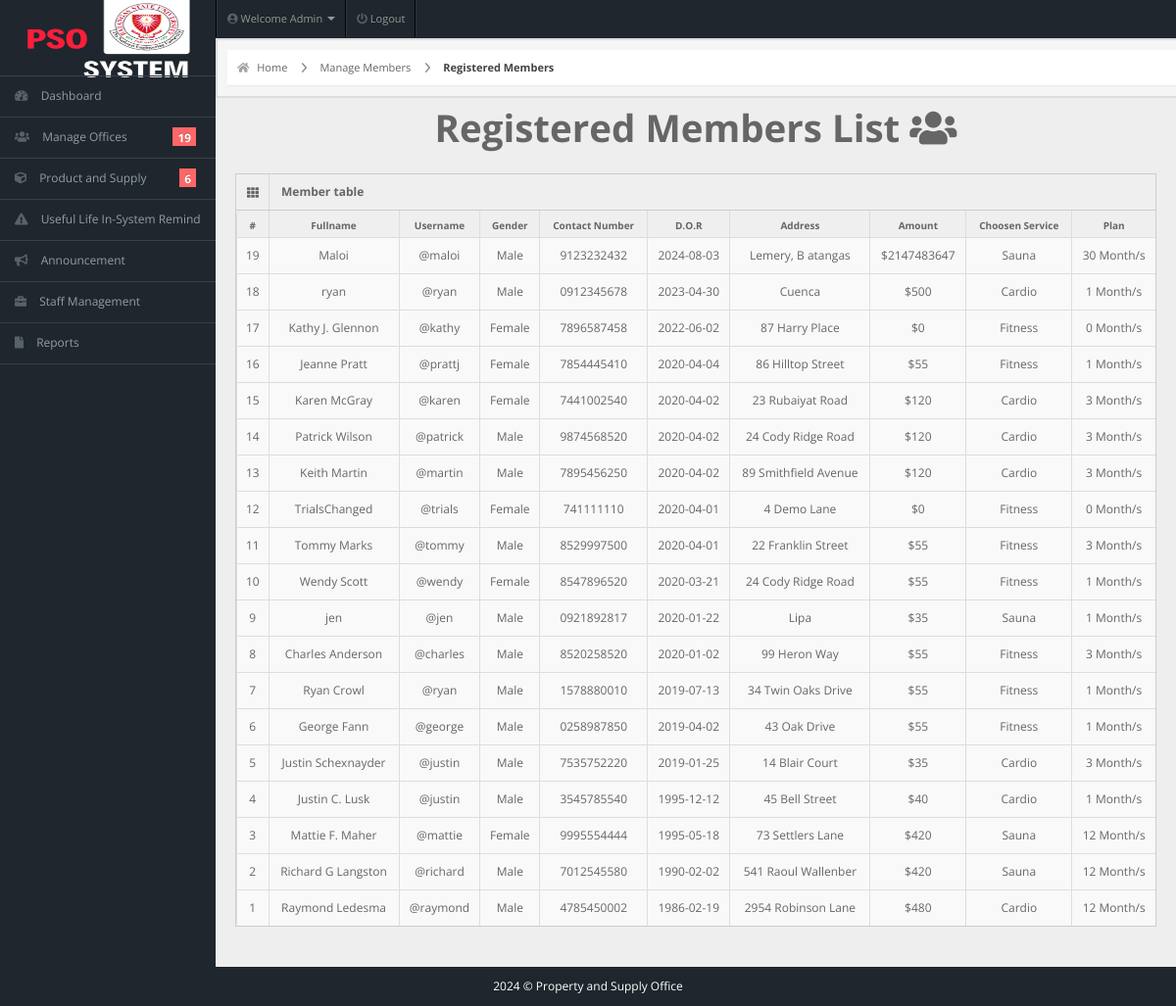
/admin/members.php (signed in), run on an earlier commit of the app's database.
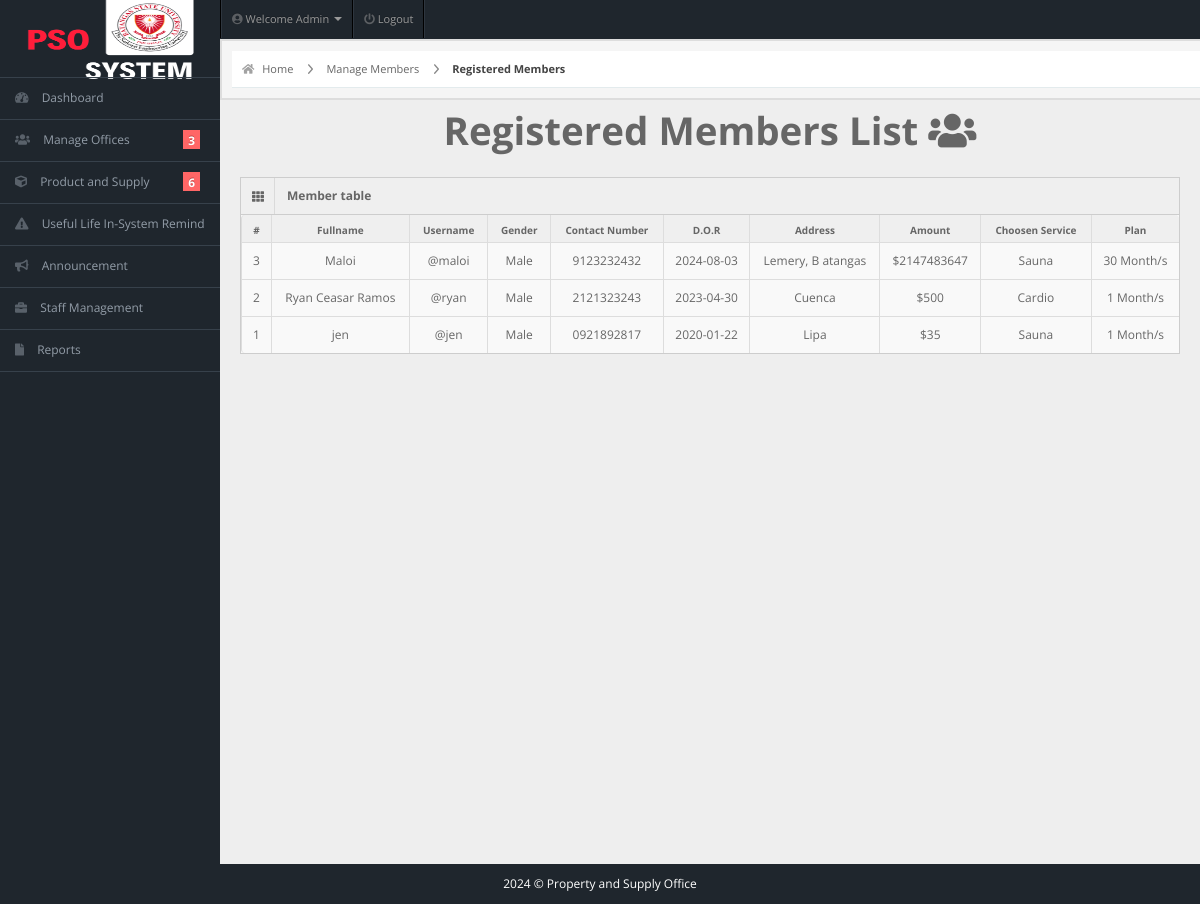
And on a later commit of the database.
### tables this page shows
CREATE TABLE IF NOT EXISTS `members` (
  `user_id` int NOT NULL AUTO_INCREMENT,
  `fullname` varchar(20) NOT NULL,
  `username` varchar(20) NOT NULL,
  `email` varchar(255) NOT NULL,
  `password` varchar(100) NOT NULL,
  `gender` varchar(20) NOT NULL,
  `dor` date NOT NULL,
  `profile_picture` varchar(255) DEFAULT NULL,
  `services` varchar(50) NOT NULL,
  `amount` int NOT NULL,
  `paid_date` date NOT NULL,
  `p_year` int NOT NULL,
  `plan` varchar(100) NOT NULL,
  `address` varchar(20) NOT NULL,
  `contact` varchar(10) NOT NULL,
  `status` varchar(20) NOT NULL DEFAULT 'Active',
  `attendance_count` int NOT NULL,
  `ini_weight` int NOT NULL DEFAULT '0',
  `curr_weight` int NOT NULL DEFAULT '0',
  `ini_bodytype` varchar(50) NOT NULL,
  `curr_bodytype` varchar(50) NOT NULL,
  `progress_date` date NOT NULL,
  `reminder` int NOT NULL DEFAULT '0',
  PRIMARY KEY (`user_id`)
);

### admin/members.php (the view, shortened to what this page needs)
<!DOCTYPE html>
<html lang="en">
<head>
  <link rel="stylesheet" href="../css/bootstrap.min.css" />
  <link rel="stylesheet" href="../css/bootstrap-responsive.min.css" />
  <link rel="stylesheet" href="../css/fullcalendar.css" />
  <link rel="stylesheet" href="../css/matrix-style.css" />
  <link rel="stylesheet" href="../css/matrix-media.css" />
  <link href="../font-awesome/css/fontawesome.css" rel="stylesheet" />
  <link href="../font-awesome/css/all.css" rel="stylesheet" />
  <link rel="stylesheet" href="../css/jquery.gritter.css" />
</head>
<body>
  <?php include 'includes/topheader.php' ?>
  <?php $page = "members";
  include 'includes/sidebar.php' ?>
  <div id="content">
    <div id="content-header">
      <div id="breadcrumb">
        <a href="#" title="Go to Home" class="tip-bottom"><i class="fas fa-home"></i> Home</a>
        <a href="#" class="tip-bottom">Manage Members</a>
        <a href="#" class="current">Registered Members</a>
      </div>
    </div>
    <div class="container-fluid">
      <h1 class="text-center">Registered Members List <i class="fas fa-users"></i></h1>
      <div class="row-fluid">
        <div class="span12">
          <div class='widget-box'>
            <div class='widget-title'>
              <span class='icon'> <i class='fas fa-th'></i> </span>
              <h5>Member table</h5>
            </div>
            <div class='widget-content nopadding'>
              <?php
              include "dbcon.php";
              $qry = "SELECT * FROM members ORDER BY dor DESC";
              $result = mysqli_query($con, $qry);
              if ($result) {
                $total_members = mysqli_num_rows($result);
                $cnt = $total_members;
                echo "<table class='table table-bordered table-hover'>
                                <thead>
                                    <tr>
                                        <th>#</th>
                                        <th>Fullname</th>
                                        <th>Username</th>
                                        <th>Gender</th>
                                        <th>Contact Number</th>
                                        <th>D.O.R</th>
                                        <th>Address</th>
                                        <th>Amount</th>
                                        <th>Choosen Service</th>
                                        <th>Plan</th>
                                    </tr>
                                </thead>
                                <tbody>";
                while ($row = mysqli_fetch_assoc($result)) {
                  echo "<tr>
                                    <td><div class='text-center'>" . $cnt . "</div></td>
                                    <td><div class='text-center'>" . $row['fullname'] . "</div></td>
                                    <td><div class='text-center'>@" . $row['username'] . "</div></td>
                                    <td><div class='text-center'>" . $row['gender'] . "</div></td>
                                    <td><div class='text-center'>" . $row['contact'] . "</div></td>
                                    <td><div class='text-center'>" . $row['dor'] . "</div></td>
                                    <td><div class='text-center'>" . $row['address'] . "</div></td>
                                    <td><div class='text-center'>$" . $row['amount'] . "</div></td>
                                    <td><div class='text-center'>" . $row['services'] . "</div></td>
                                    <td><div class='text-center'>" . $row['plan'] . " Month/s</div></td>
                                    </tr>";
                  $cnt--;
                }
                echo "</tbody></table>";
              } else {
                echo "Error: " . mysqli_error($con);
              }
              ?>
            </div>
          </div>
        </div>
      </div>
    </div>
  </div>
  <?php include 'includes/footer.php'; ?>
</body>
</html>

### admin/includes/topheader.php (shortened to what this page needs)
<div id="header">
  <img class="logo-large" src="../img/header_logo.png" alt="Logo" style="width: 200px; height: 80px;">
</div>
<div id="user-nav" class="navbar navbar-inverse">
  <ul class="nav right">
    <li class="dropdown" id="profile-messages">
      <a title="" href="#" data-toggle="dropdown" data-target="#profile-messages" class="dropdown-toggle">
        <i class="fas fa-user-circle"></i> <span class="text"> Welcome Admin </span><b class="caret"></b>
      </a>
    </li>
    <li class=""><a title="" href="../logout.php"><i class="fas fa-power-off"></i> <span class="text">Logout</span></a></li>
  </ul>
</div>

### admin/includes/sidebar.php (shortened to what this page needs)
<div id="sidebar"><a href="#" class="visible-phone"><i class="fas fa-home"></i> Dashboard</a>
  <ul>
    <li class="<?php if ($page == 'dashboard') {
                  echo 'active';
                } ?>"><a href="index.php"><i class="fas fa-tachometer-alt"></i> <span>Dashboard</span></a> </li>
    <li class="submenu"> <a href="#"><i class="fas fa-users"></i> <span>Manage Offices</span> <span class="label label-important"><?php include 'dashboard-usercount.php'; ?> </span></a>
    </li>
    <li class="submenu"> <a href="#"><i class="fas fa-cube"></i> <span>Product and Supply</span> <span class="label label-important"><?php include 'dashboard-equipcount.php'; ?> </span></a>
    </li>
    <li class="<?php if ($page == 'payment') {
                  echo 'active';
                } ?>"><a href="payment.php"><i class="fas fa-exclamation-triangle"></i> <span>Useful Life In-System Remind</span></a></li>
    <li class="<?php if ($page == 'announcement') {
                  echo 'active';
                } ?>"><a href="announcement.php"><i class="fas fa-bullhorn"></i> <span>Announcement</span></a></li>
    <li class="<?php if ($page == 'staff-management') {
                  echo 'active';
                } ?>"><a href="staffs.php"><i class="fas fa-briefcase"></i> <span>Staff Management</span></a></li>
    <li class="submenu"> <a href="#"><i class="fas fa-file"></i> <span>Reports</span></a>
    </li>
  </ul>
</div>

### admin/dashboard-usercount.php (shortened to what this page needs)
<?php
$servername = "localhost";
$uname = "root";
$pass = "";
$db = "pso_inventory";
$conn = mysqli_connect($servername, $uname, $pass, $db);
$sql = "SELECT * FROM members";
$query = $conn->query($sql);
echo "$query->num_rows";

### admin/dashboard-equipcount.php (shortened to what this page needs)
<?php
$servername = "localhost";
$uname = "root";
$pass = "";
$db = "pso_inventory";
$conn = mysqli_connect($servername, $uname, $pass, $db);
$sql = "SELECT * FROM equipment";
$query = $conn->query($sql);
echo "$query->num_rows";
?>

### admin/includes/footer.php (shortened to what this page needs)
<div class="row-fluid">
    <div id="footer" class="span12"> <?php echo date("Y"); ?> &copy; Property and Supply Office</a> </div>
</div>

### css/matrix-style.css (style rules this page uses)
* { outline: none !important; -moz-outline: none !important; }
html, body { height: 100%; }
body { overflow-x: hidden; margin-top: -10px; font-family: "Open Sans", sans-serif; font-size: 12px; color: #666; }
a { color: #666; }
select, textarea, input[type="text"], input[type="password"], input[type="datetime"], input[type="datetime-local"], input[type="date"], input[type="month"], input[type="time"], input[type="week"], input[type="number"], input[type="email"], input[type="url"], input[type="search"], input[type="tel"], input[type="color"], .uneditable-input, .label, .dropdown-menu, .btn, .well, .progress, .table-bordered, .btn-group > .btn:first-child, .btn-group > .btn:last-child, .btn-group > .btn:last-child, .btn-group > .dropdown-toggle, .alert { border-radius: 0px; }
#footer { padding: 10px; text-align: center; }
.label-important, .badge-important { background: #f74d4d; }
#header { height: 77px; position: relative; width: 100%; z-index: -9; }
#user-nav { position: absolute; left: 220px; top: 0px; z-index: 20; margin: 0; }
#user-nav > ul { margin: 0; padding: 0; list-style: none; border-right: 1px solid #2e363f; border-left: 1px solid #000; }
#user-nav > ul > li { float: left; list-style-type: none; margin: 0; position: relative; padding: 0; border-left: 1px solid #2e363f; border-right: 1px solid #000; }
#user-nav > ul > li > a { padding: 9px 10px; display: block; font-size: 11px; }
#user-nav > ul > li > a > i, #sidebar li a i { opacity: 0.5; margin-top: 2px; }
#sidebar { display: block; float: left; position: relative; width: 220px; z-index: 16; }
#sidebar > ul { list-style: none; margin: 0px 0 0; padding: 0; position: absolute; width: 220px; }
#sidebar > ul > li { display: block; position: relative; }
#sidebar > ul > li > a { padding: 10px 0 10px 15px; display: block; color: #939da8; }
#sidebar > ul > li > a > i { margin-right: 10px; }
#sidebar > ul > li > a > .label { margin: 0 20px 0 0; float: right; padding: 3px 5px 2px; }
#content { background: none repeat scroll 0 0 #eeeeee; margin-left: 220px; margin-right: 0; padding-bottom: 25px; position: relative; min-height: 100%; width: auto; }
#content-header { position: abslute; width: 100%; margin-top: -38px; z-index: 20; }
#breadcrumb { background-color: #fff; border-bottom: 1px solid #e3ebed; }
#breadcrumb a { padding: 8px 20px 8px 10px; display: inline-block; background-image: url("../img/breadcrumb.png"); background-position: center right; background-repeat: no-repeat; font-size: 11px; color: #666666; }
#breadcrumb a:last-child { background-image: none; }
#breadcrumb a.current { font-weight: bold; color: #444444; }
#breadcrumb a i { margin-right: 5px; opacity: 0.6; }
.widget-box { background: none repeat scroll 0 0 #f9f9f9; border-left: 1px solid #cdcdcd; border-top: 1px solid #cdcdcd; border-right: 1px solid #cdcdcd; clear: both; margin-top: 16px; margin-bottom: 16px; position: relative; }
.widget-title, .modal-header, .table th, div.dataTables_wrapper .ui-widget-header { background: #efefef; border-bottom: 1px solid #cdcdcd; height: 36px; }
.widget-title span.icon { padding: 9px 10px 7px 11px; float: left; border-right: 1px solid #dadada; }
.widget-title h5 { color: #666; float: left; font-size: 12px; font-weight: bold; padding: 12px; line-height: 12px; margin: 0; }
.widget-content { padding: 15px; border-bottom: 1px solid #cdcdcd; }
.table th { height: auto; font-size: 10px; padding: 5px 10px 2px; border-bottom: 0; text-align: center; color: #666666; }
.nopadding { padding: 0 !important; }
.nopadding .table { margin-bottom: 0; }
.nopadding .table-bordered { border: 0; }

### css/matrix-media.css (style rules this page uses)
body { background:#2E363F; }
#header { background-color: #1f262d; margin-top:10px; }
#sidebar > ul { border-bottom: 1px solid #37414b }
#sidebar > ul > li { border-top: 1px solid #37414b; border-bottom: 1px solid #1f262d; }
#sidebar > ul > li > a > .label { background-color:#F66; }

### admin/includes/topheader.php (style rules this page uses)
#header img { position: absolute; left: 10px; margin-bottom: 20px; }
#content #content-header { border: 2px solid #ddd; padding: 10px; background-color: #f5f5f5; }

### admin/includes/sidebar.php (style rules this page uses)
body { background-color: #1f262d; }
#header img { position: absolute; left: 10px; margin-bottom: 20px; }

### admin/includes/footer.php (style rules this page uses)
#footer { color: white; }

What changed in the data, as far as the page shows it:
removed members: fullname "Kathy J. Glennon", username "kathy", gender "Female", contact "7896587458", dor "2022-06-02", address "87 Harry Place", amount "0", services "Fitness", plan "0"
removed members: fullname "Jeanne Pratt", username "prattj", gender "Female", contact "7854445410", dor "2020-04-04", address "86 Hilltop Street", amount "55", services "Fitness", plan "1"
removed members: fullname "Karen McGray", username "karen", gender "Female", contact "7441002540", dor "2020-04-02", address "23 Rubaiyat Road", amount "120", services "Cardio", plan "3"
removed members: fullname "Patrick Wilson", username "patrick", gender "Male", contact "9874568520", dor "2020-04-02", address "24 Cody Ridge Road", amount "120", services "Cardio", plan "3"
removed members: fullname "Keith Martin", username "martin", gender "Male", contact "7895456250", dor "2020-04-02", address "89 Smithfield Avenue", amount "120", services "Cardio", plan "3"
removed members: fullname "TrialsChanged", username "trials", gender "Female", contact "741111110", dor "2020-04-01", address "4 Demo Lane", amount "0", services "Fitness", plan "0"
removed members: fullname "Tommy Marks", username "tommy", gender "Male", contact "8529997500", dor "2020-04-01", address "22 Franklin Street", amount "55", services "Fitness", plan "3"
removed members: fullname "Wendy Scott", username "wendy", gender "Female", contact "8547896520", dor "2020-03-21", address "24 Cody Ridge Road", amount "55", services "Fitness", plan "1"
removed members: fullname "Charles Anderson", username "charles", gender "Male", contact "8520258520", dor "2020-01-02", address "99 Heron Way", amount "55", services "Fitness", plan "3"
removed members: fullname "Ryan Crowl", username "ryan", gender "Male", contact "1578880010", dor "2019-07-13", address "34 Twin Oaks Drive", amount "55", services "Fitness", plan "1"
removed members: fullname "George Fann", username "george", gender "Male", contact "0258987850", dor "2019-04-02", address "43 Oak Drive", amount "55", services "Fitness", plan "1"
removed members: fullname "Justin Schexnayder", username "justin", gender "Male", contact "7535752220", dor "2019-01-25", address "14 Blair Court", amount "35", services "Cardio", plan "3"
removed members: fullname "Justin C. Lusk", username "justin", gender "Male", contact "3545785540", dor "1995-12-12", address "45 Bell Street", amount "40", services "Cardio", plan "1"
removed members: fullname "Mattie F. Maher", username "mattie", gender "Female", contact "9995554444", dor "1995-05-18", address "73 Settlers Lane", amount "420", services "Sauna", plan "12"
removed members: fullname "Richard G Langston", username "richard", gender "Male", contact "7012545580", dor "1990-02-02", address "541 Raoul Wallenber", amount "420", services "Sauna", plan "12"
removed members: fullname "Raymond Ledesma", username "raymond", gender "Male", contact "4785450002", dor "1986-02-19", address "2954 Robinson Lane", amount "480", services "Cardio", plan "12"
changed members "ryan": fullname "ryan" → "Ryan Ceasar Ramos"; contact "0912345678" → "2121323243"
Also different on the page:
$query->num_rows: "19" → "3"
